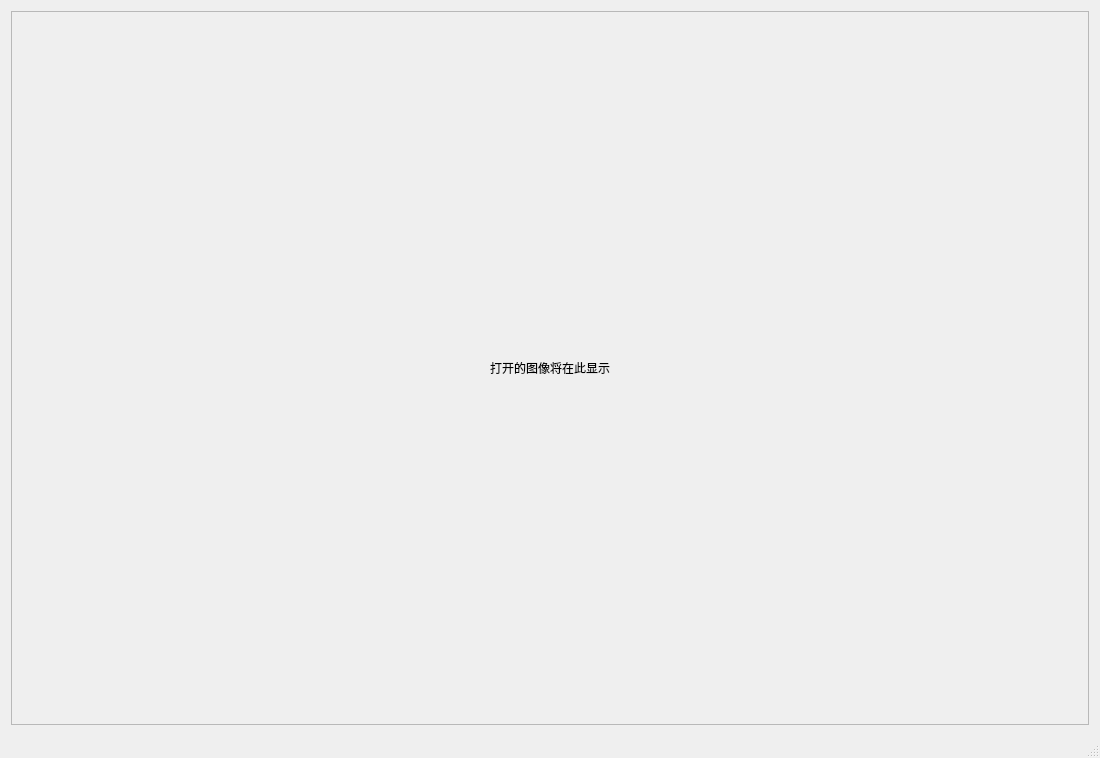
<?xml version="1.0" encoding="UTF-8"?>
<ui version="4.0">
 <class>MyPhotoshopClass</class>
 <widget class="QMainWindow" name="MyPhotoshopClass">
  <property name="geometry">
   <rect>
    <x>0</x>
    <y>0</y>
    <width>1100</width>
    <height>758</height>
   </rect>
  </property>
  <property name="windowTitle">
   <string>MyPhotoshop</string>
  </property>
  <widget class="QWidget" name="centralWidget">
   <layout class="QGridLayout" name="gridLayout_2">
    <item row="0" column="0">
     <widget class="QScrollArea" name="scrollArea">
      <property name="minimumSize">
       <size>
        <width>0</width>
        <height>0</height>
       </size>
      </property>
      <property name="widgetResizable">
       <bool>true</bool>
      </property>
      <property name="alignment">
       <set>Qt::AlignCenter</set>
      </property>
      <widget class="QWidget" name="scrollAreaWidgetContents">
       <property name="geometry">
        <rect>
         <x>0</x>
         <y>0</y>
         <width>1076</width>
         <height>683</height>
        </rect>
       </property>
       <property name="minimumSize">
        <size>
         <width>0</width>
         <height>0</height>
        </size>
       </property>
       <layout class="QGridLayout" name="gridLayout">
        <item row="0" column="0">
         <widget class="QLabel" name="label">
          <property name="text">
           <string>打开的图像将在此显示</string>
          </property>
          <property name="alignment">
           <set>Qt::AlignCenter</set>
          </property>
         </widget>
        </item>
       </layout>
      </widget>
     </widget>
    </item>
   </layout>
  </widget>
  <widget class="QMenuBar" name="menuBar">
   <property name="geometry">
    <rect>
     <x>0</x>
     <y>0</y>
     <width>1100</width>
     <height>26</height>
    </rect>
   </property>
  </widget>
  <widget class="QStatusBar" name="statusBar"/>
 </widget>
 <layoutdefault spacing="6" margin="11"/>
 <resources>
  <include location="MyPhotoshop.qrc"/>
 </resources>
 <connections/>
</ui>
